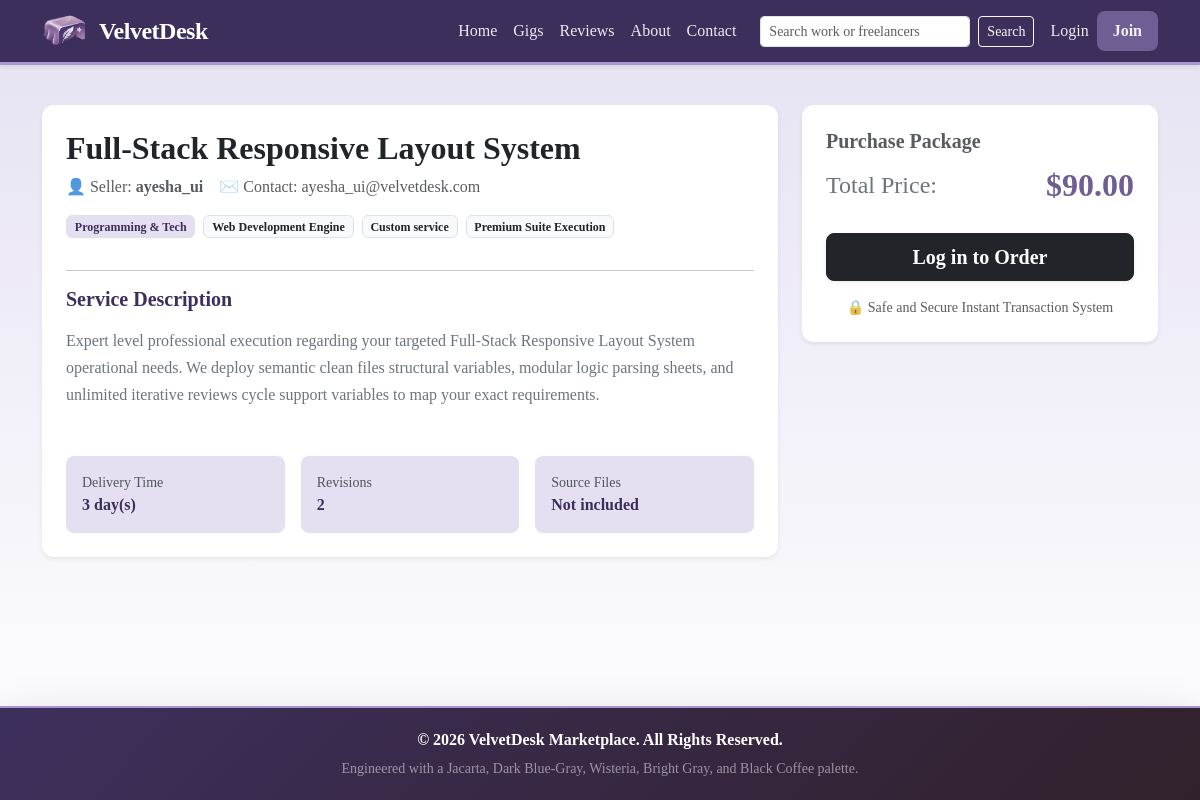
/gig_details.php?id=47, run on the app's committed database.
### tables this page shows
CREATE TABLE gigs (
        gig_id INTEGER PRIMARY KEY AUTOINCREMENT,
        user_id INTEGER,
        title TEXT NOT NULL,
        description TEXT NOT NULL,
        price REAL NOT NULL,
        image_path TEXT DEFAULT 'assets/uploads/default-gig.svg',
        portfolio_link TEXT DEFAULT NULL,
        category TEXT DEFAULT '',
        subcategory TEXT DEFAULT '',
        service_type TEXT DEFAULT '',
        package_type TEXT DEFAULT 'Standard',
        delivery_time_days INTEGER DEFAULT 3,
        revisions INTEGER DEFAULT 2,
        gig_tags TEXT DEFAULT '',
        highlights TEXT DEFAULT '',
        requirements TEXT DEFAULT '',
        faq TEXT DEFAULT '',
        includes_source_files INTEGER DEFAULT 0,
        video_link TEXT DEFAULT '',
        created_at DATETIME DEFAULT CURRENT_TIMESTAMP,
        FOREIGN KEY(user_id) REFERENCES users(user_id)
    );

### gig_details.php (the view, shortened to what this page needs)
<?php
include 'config.php';
$gig_id = intval($_GET['id']);
try {
    $sql = "SELECT gigs.*, users.username, users.email FROM gigs
            JOIN users ON gigs.user_id = users.user_id
            WHERE gigs.gig_id = :gig_id";
    $stmt = $conn->prepare($sql);
    $stmt->bindParam(':gig_id', $gig_id);
    $stmt->execute();
    $gig = $stmt->fetch(PDO::FETCH_ASSOC);
} catch (PDOException $e) {
    error_log("Gig details fetch error: " . $e->getMessage());
    die("Error loading service details.");
}
include 'header.php';
?>
<div class="row justify-content-center mt-3">
    <div class="col-md-8 mb-4">
        <div class="card p-4 shadow-sm border-0 mb-4" style="border-radius: 12px;">
            <h2 class="fw-bold text-dark mb-2"><?php echo htmlspecialchars($gig['title']); ?></h2>
            <div class="d-flex align-items-center mb-3 text-muted">
                <span class="me-3">👤 Seller: <strong><?php echo htmlspecialchars($gig['username']); ?></strong></span>
                <span>✉️ Contact: <?php echo htmlspecialchars($gig['email']); ?></span>
            </div>
            <div class="d-flex flex-wrap gap-2 mb-3">
                <span class="badge bg-bright-gray text-jacarta border"><?php echo htmlspecialchars($gig['category'] ?: 'Uncategorized'); ?></span>
                <span class="badge bg-light text-dark border"><?php echo htmlspecialchars($gig['subcategory'] ?: 'General'); ?></span>
                <span class="badge bg-light text-dark border"><?php echo htmlspecialchars($gig['service_type'] ?: 'Custom service'); ?></span>
                <span class="badge bg-light text-dark border"><?php echo htmlspecialchars($gig['package_type'] ?: 'Standard'); ?></span>
            </div>
            <hr>
            <h5 class="fw-bold mb-3 text-jacarta">Service Description</h5>
            <p class="text-secondary" style="line-height: 1.7; white-space: pre-wrap;"><?php echo htmlspecialchars($gig['description']); ?></p>
            <div class="row g-3 mt-3">
                <div class="col-md-4">
                    <div class="p-3 bg-bright-gray rounded-3 h-100">
                        <div class="small text-muted">Delivery Time</div>
                        <div class="fw-bold text-jacarta"><?php echo (int)($gig['delivery_time_days'] ?? 3); ?> day(s)</div>
                    </div>
                </div>
                <div class="col-md-4">
                    <div class="p-3 bg-bright-gray rounded-3 h-100">
                        <div class="small text-muted">Revisions</div>
                        <div class="fw-bold text-jacarta"><?php echo (int)($gig['revisions'] ?? 2); ?></div>
                    </div>
                </div>
                <div class="col-md-4">
                    <div class="p-3 bg-bright-gray rounded-3 h-100">
                        <div class="small text-muted">Source Files</div>
                        <div class="fw-bold text-jacarta"><?php echo !empty($gig['includes_source_files']) ? 'Included' : 'Not included'; ?></div>
                    </div>
                </div>
            </div>
        </div>
    </div>
    <div class="col-md-4">
        <div class="card p-4 shadow-sm border-0 sticky-top" style="border-radius: 12px; top: 20px;">
            <h5 class="fw-bold text-muted mb-2">Purchase Package</h5>
            <div class="d-flex justify-content-between align-items-center mb-4">
                <span class="fs-4 text-secondary">Total Price:</span>
                <span class="fw-bold fs-2 text-dark-blue-gray">$<?php echo number_format($gig['price'], 2); ?></span>
            </div>
            <form action="gig_details.php?id=<?php echo $gig['gig_id']; ?>" method="POST">
                <?php if (isset($_SESSION['user_id'])): ?>
                    <?php if ($_SESSION['role'] === 'buyer'): ?>
                        <div class="mb-3">
                            <label class="form-label font-monospace small text-uppercase text-muted">Dummy Card Number</label>
                            <input type="text" class="form-control" placeholder="4242 •••• •••• 4242" disabled value="4242 4242 4242 4242">
                        </div>
                        <button type="submit" name="pay_now_btn" class="btn btn-success-custom btn-lg w-100 fw-bold py-2 shadow-sm fs-5">💳 Order & Pay Now</button>
                    <?php else: ?>
                        <div class="alert alert-warning text-center small mb-0">Sellers cannot buy services. Log in as a Buyer to purchase.</div>
                    <?php endif; ?>
                <?php else: ?>
                    <a href="login.php" class="btn btn-dark btn-lg w-100 fw-bold py-2 shadow-sm fs-5">Log in to Order</a>
                <?php endif; ?>
            </form>
            <div class="text-center mt-3 text-muted small">
                🔒 Safe and Secure Instant Transaction System
            </div>
        </div>
    </div>
</div>
<?php include 'footer.php'; ?>

### header.php (style rules this page uses)
:root { --jacarta: #3D2F5C; --dark-blue-gray: #6F5E93; --wisteria: #A895CD; --bright-gray: #E4E0F2; --black-coffee: #31212B; --jacarta-rgb: 61, 47, 92; --dark-blue-gray-rgb: 111, 94, 147; --wisteria-rgb: 168, 149, 205; --bright-gray-rgb: 228, 224, 242; --black-coffee-rgb: 49, 33, 43; }
body { background: linear-gradient(180deg, rgba(var(--bright-gray-rgb), 0.96), #ffffff); min-height: 100vh; display: flex; flex-direction: column; font-family: 'Georgia', 'Times New Roman', serif; color: var(--black-coffee); }
.text-jacarta { color: var(--jacarta) !important; }
.text-dark-blue-gray { color: var(--dark-blue-gray) !important; }
.bg-bright-gray { background-color: var(--bright-gray) !important; }

### data on the page
gigs: title "Full-Stack Responsive Layout System", category "Programming & Tech", subcategory "Web Development Engine", service_type "Custom service", package_type "Premium Suite Execution", description "Expert level professional execution regarding your targeted Full-Stack Responsive Layout System operational needs. We deploy semantic clean files structural variables, modular logic parsing sheets, and unlimited iterative reviews cycle support variables to map your exact requirements.", delivery_time_days "3", revisions "2", price "90.00"

### other printed values
$gig['username'] "ayesha_ui"
$gig['email'] "ayesha_ui@velvetdesk.com"
